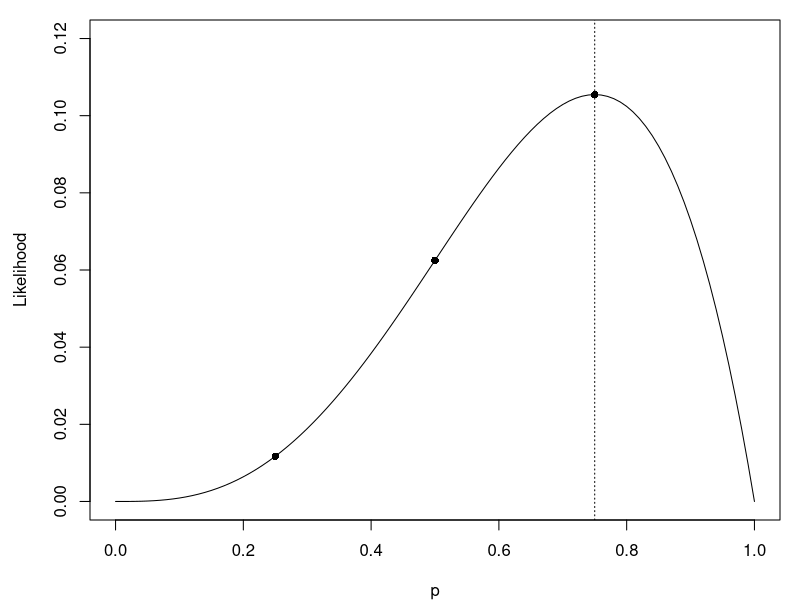

Recreate this plot in R.
## ---- chunk 1
knitr::opts_chunk$set(echo = TRUE, warning = FALSE, message = FALSE,
                       fig.width = 6, fig.height = 3)
## ---- chunk 2
y <- c(1, 1, 0, 1)
cover <- c(30, 20, 10, 30)
lik <- function(p) p^3 * (1 - p)
p_vals <- c(0.25, 0.5, 0.75)
lik_sum <- sum(lik(p_vals))
lik_area <- integrate(lik, 0, 1)$value
log10_prod <- 1852 * log10(0.5)
log_sum <- 1852 * log(0.5)
lik_cov_rounded <- 0.75 * 0.5 * (1 - 0.25) * 0.75
lik_cov_exact <- prod(dbinom(y, 1, plogis(-2.2 + 0.11 * cover)))
## ---- chunk 3
par(mar = c(4, 4.5, 1, 1))
curve(x^3 * (1 - x), 0, 1, xlab = "p", ylab = "Likelihood", ylim = c(0, 0.12))
points(p_vals, lik(p_vals), pch = 16)
abline(v = 0.75, lty = 3)
## ---- chunk 4
nll_const <- function(p, y) {
  -sum(dbinom(x = y, size = 1, prob = p, log = TRUE))
}
## ---- chunk 5
p_grid <- seq(0.05, 0.95, by = 0.01)
nll_vals <- sapply(p_grid, function(p) nll_const(p, y))
p_grid[which.min(nll_vals)]
## ---- chunk 6
nll_cover <- function(par, y, cover) {
  p <- 1 / (1 + exp(-(par[1] + par[2] * cover)))
  -sum(dbinom(y, size = 1, prob = p, log = TRUE))
}
exp(-nll_cover(c(-2.2, 0.11), y, cover))
